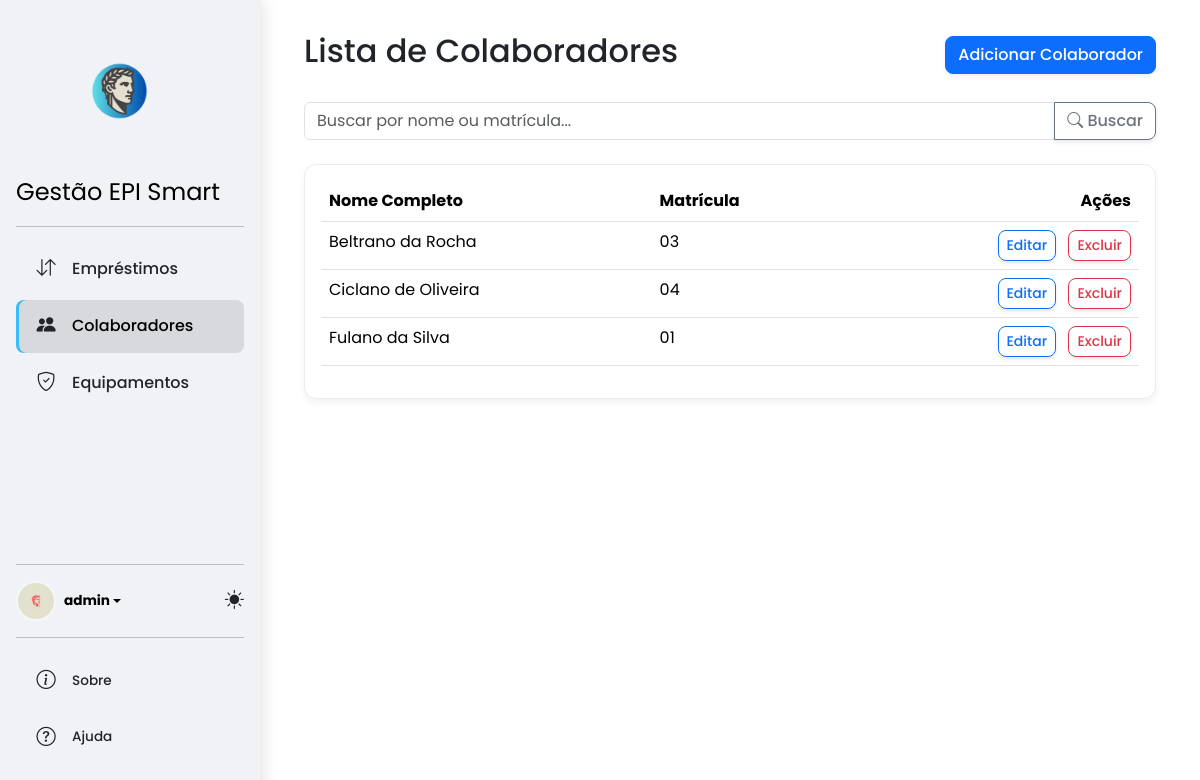
The app's page /colaboradores/ (signed in) with its own data.
### core/models.py (models this page shows, shortened)
class Perfil(models.Model):
    user = models.OneToOneField(User, on_delete=models.CASCADE)
    foto = models.ImageField(default='default.jpg', upload_to='profile_pics')

class Colaborador(models.Model):
    nome_completo = models.CharField(max_length=255)
    matricula = models.CharField(max_length=50, unique=True)
    funcao = models.CharField(max_length=100)
    data_admissao = models.DateField()

### core/views.py (the view)
# urls.py: path('colaboradores/', views.colaborador_list, name='colaborador_list'),
@login_required
def colaborador_list(request):
    query = request.GET.get('q')
    colaboradores_list = Colaborador.objects.all().order_by('nome_completo')
    if query:
        colaboradores_list = colaboradores_list.filter(
            Q(nome_completo__icontains=query) | Q(matricula__icontains=query)
        )
    paginator = Paginator(colaboradores_list, 10)  # 10 itens por página
    page_number = request.GET.get('page')
    page_obj = paginator.get_page(page_number)
    return render(request, 'core/colaborador_list.html', {'page_obj': page_obj})

### core/templates/core/colaborador_list.html (shortened to what this page needs)
{% extends 'base.html' %}
{% block content %}
  <div class="d-flex justify-content-between align-items-center mb-4">
    <h1 class="h2">Lista de Colaboradores</h1>
    <a href="{% url 'colaborador_create' %}" class="btn btn-primary shadow-sm">Adicionar Colaborador</a>
  </div>
  <form method="GET" class="mb-4">
    <div class="input-group">
      <input type="text" name="q" class="form-control" placeholder="Buscar por nome ou matrícula..." value="{{ request.GET.q }}">
      <button class="btn btn-outline-secondary" type="submit">
        <i class="bi bi-search"></i> Buscar
      </button>
    </div>
  </form>
  <div class="card">
    <div class="card-body">
      <div class="table-responsive">
        <table class="table table-hover">
          <thead>
            <tr>
              <th scope="col">Nome Completo</th>
              <th scope="col">Matrícula</th>
              <th scope="col" class="text-end">Ações</th>
            </tr>
          </thead>
          <tbody>
            {% for colaborador in page_obj %}
              <tr>
                <td>{{ colaborador.nome_completo }}</td>
                <td>{{ colaborador.matricula }}</td>
                <td class="text-end">
                  <a href="{% url 'colaborador_update' colaborador.pk %}" class="btn btn-sm btn-outline-primary me-2">Editar</a>
                  <form action="{% url 'colaborador_delete' colaborador.pk %}" method="post" style="display: inline;">
                    <button type="submit" class="btn btn-sm btn-outline-danger">Excluir</button>
                  </form>
                </td>
              </tr>
            {% empty %}
              <tr>
                <td colspan="3" class="text-center py-5">Nenhum colaborador cadastrado.</td>
              </tr>
            {% endfor %}
          </tbody>
        </table>
      </div>
    </div>
  </div>
{% endblock %}

### core/templates/core/includes/sidebar_content.html (shortened to what this page needs)
{% load static %}
<a href="{% url 'home' %}" class="logo-link d-flex flex-column align-items-center mb-3 mb-md-0 me-md-auto text-decoration-none text-center">
  <img src="{% static 'images/LOGO_PRINCIPAL.png' %}" alt="Logo" class="mb-2" style="height: 150px;" id="mainLogoImage">
  <span class="fs-4 text-body-emphasis">Gestão EPI Smart</span>
</a>
<hr>
<ul class="nav nav-pills flex-column mb-auto">
  <li class="nav-item">
    <a href="{% url 'emprestimo_list' %}" class="nav-link {% if 'emprestimo' in request.resolver_match.view_name %}active{% endif %}">
      <i class="bi bi-arrow-down-up"></i>
      Empréstimos
    </a>
  </li>
  <li>
    <a href="{% url 'colaborador_list' %}" class="nav-link {% if 'colaborador' in request.resolver_match.view_name %}active{% endif %}">
      <i class="bi bi-people-fill"></i>
      Colaboradores
    </a>
  </li>
  <li>
    <a href="{% url 'equipamento_list' %}" class="nav-link {% if 'equipamento' in request.resolver_match.view_name %}active{% endif %}">
      <i class="bi bi-shield-check"></i>
      Equipamentos
    </a>
  </li>
</ul>
<hr>
<div class="sidebar-footer">
  <div class="d-flex justify-content-between align-items-center w-100 mb-3">
    <div class="dropdown">
      <a href="#" class="d-flex align-items-center text-body-emphasis text-decoration-none dropdown-toggle user-profile" data-bs-toggle="dropdown" aria-expanded="false">
        <img src="{{ user.perfil.foto.url }}" alt="" class="rounded-circle me-2">
        <strong>{{ user.username }}</strong>
      </a>
    </div>
    <div class="theme-switcher">
        <i class="bi bi-sun-fill theme-icon"></i>
    </div>
  </div>
  <hr>
  <ul class="nav nav-pills flex-column mb-3">
    <li class="nav-item">
      <a href="{% url 'sobre' %}" class="nav-link {% if 'sobre' in request.resolver_match.view_name %}active{% endif %}">
        <i class="bi bi-info-circle"></i>
        Sobre
      </a>
    </li>
    <li class="nav-item">
      <a href="{% url 'ajuda' %}" class="nav-link {% if 'ajuda' in request.resolver_match.view_name %}active{% endif %}>">
        <i class="bi bi-question-circle"></i>
        Ajuda
      </a>
    </li>
  </ul>
</div>

### core/static/css/styles.css (style rules this page uses)
:root { --sidebar-width: 260px; --sidebar-bg: #f0f2f5; --sidebar-link-color: #212529; --sidebar-link-hover-bg: rgba(0, 0, 0, 0.05); --sidebar-link-hover-color: #000; --sidebar-active-link-bg: rgba(0, 0, 0, 0.1); --sidebar-icon-color: #212529; --bs-body-font-family: 'Poppins', sans-serif; --bs-body-bg: #ffffff; --bs-body-color: #212529; --card-bg: #ffffff; --card-shadow: 0 4px 6px rgba(0, 0, 0, 0.05); --card-border: 1px solid #e9ecef; --card-border-radius: 0.75rem; --btn-border-radius: 0.5rem; --btn-shadow: 0 2px 4px rgba(0, 0, 0, 0.1); --bs-primary-rgb: 14, 116, 144; }
html, body { height: 100%; }
body { background-color: var(--bs-body-bg); color: var(--bs-body-color); font-family: var(--bs-body-font-family); transition: background-color 0.3s ease; }
.sidebar, .content-wrapper, .nav-link, .card, .btn, .logo-link { transition: all 0.2s ease-in-out; }
.sidebar .nav-link { color: var(--sidebar-link-color); font-weight: 500; padding: 0.75rem 1.25rem; border-radius: var(--btn-border-radius); margin-bottom: 0.25rem; display: flex; align-items: center; }
.sidebar .nav-link i { font-size: 1.2rem; color: var(--sidebar-icon-color); margin-right: 1rem; width: 20px; text-align: center; transition: color 0.2s ease; }
.sidebar .nav-link.active, .sidebar .nav-link:hover { background-color: var(--sidebar-link-hover-bg); color: var(--sidebar-link-hover-color); }
.sidebar .nav-link.active { background-color: var(--sidebar-active-link-bg); box-shadow: inset 3px 0 0 #38bdf8; transform: translateX(0); }
.user-profile img { width: 40px; height: 40px; object-fit: cover; border: 2px solid rgba(255, 255, 255, 0.3); }
.card { background-color: var(--card-bg); border: var(--card-border); border-radius: var(--card-border-radius); box-shadow: var(--card-shadow); }
.btn { border-radius: var(--btn-border-radius); font-weight: 500; box-shadow: var(--btn-shadow); }
@media (min-width: 992px) { body.authenticated { display: flex; } }
.theme-switcher { cursor: pointer; color: var(--sidebar-link-color); font-size: 1.2rem; }
.sidebar-footer { font-size: 0.85rem; }
.sidebar-footer a { color: var(--sidebar-link-color); text-decoration: none; }
.table th, .table td { border-right: 1px solid var(--card-border); }
.table th:last-child, .table td:last-child { border-right: none; }

### records on screen
Colaborador: nome_completo "Beltrano da Rocha", matricula "03"
Colaborador: nome_completo "Ciclano de Oliveira", matricula "04"
Colaborador: nome_completo "Fulano da Silva", matricula "01"

### other values on screen
{{ user.username }} "admin"
